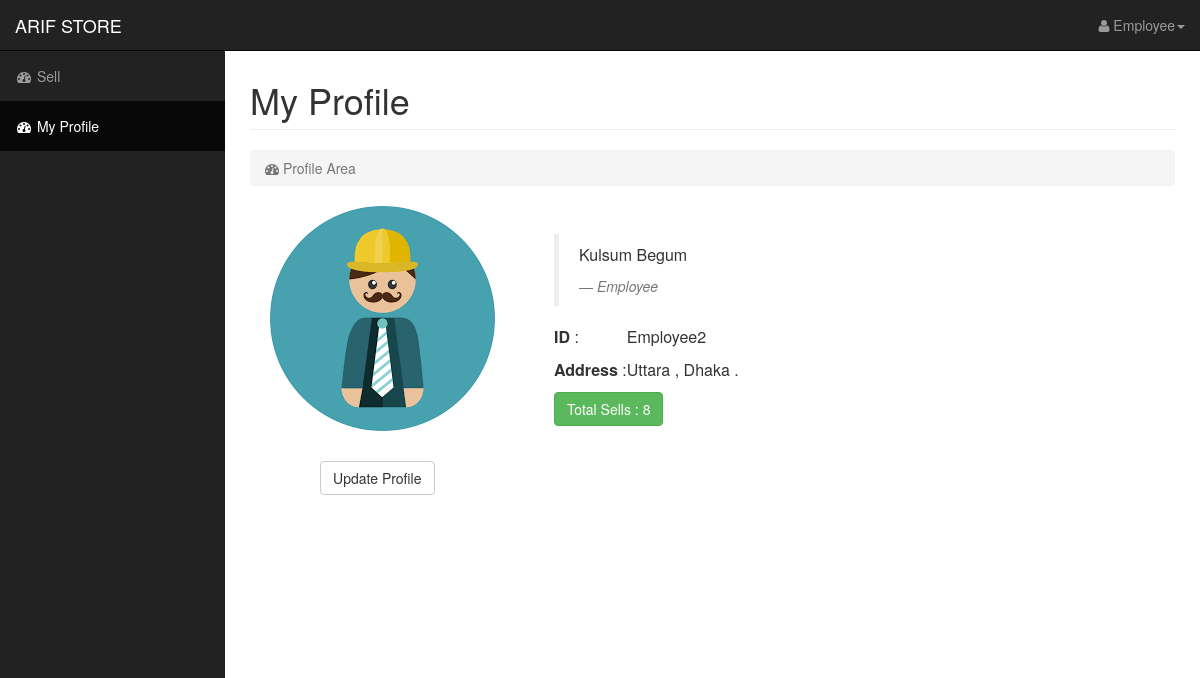
/arifstore/employee/myprofile.php (signed in), run on the app's committed database.
### tables this page shows
CREATE TABLE `users` (
  `user_name` varchar(30) NOT NULL,
  `user_id` varchar(30) NOT NULL,
  `user_type` varchar(30) NOT NULL,
  `user_pass` varchar(30) NOT NULL,
  `user_address` varchar(120) NOT NULL
);

### arifstore/employee/myprofile.php (the view, shortened to what this page needs)
<?php include '../config.php'; ?>
<!DOCTYPE html>
<html lang="en">
<head>
    <link href="../css/bootstrap.min.css" rel="stylesheet">
    <link href="../css/sb-admin.css" rel="stylesheet">
    <link href="../css/plugins/morris.css" rel="stylesheet">
    <link href="../font-awesome/css/font-awesome.min.css" rel="stylesheet" type="text/css">
    <link href="../style.css" rel="stylesheet">
</head>
<body>
    <div id="wrapper">
        <nav class="navbar navbar-inverse navbar-fixed-top" role="navigation">
            <div class="navbar-header">
                <a class="navbar-brand" href="dashboard.php">ARIF STORE</a>
            </div>
            <ul class="nav navbar-right top-nav">
                <li class="dropdown">
                    <a href="#" class="dropdown-toggle" data-toggle="dropdown"><i class="fa fa-user"></i> <?php echo $_SESSION["user"]?><b class="caret"></b></a>
                </li>
            </ul>
            <div class="collapse navbar-collapse navbar-ex1-collapse">
                <ul class="nav navbar-nav side-nav">
                    <li>
                        <a href="sell.php"><i class="fa fa-fw fa-dashboard"></i> Sell</a>
                    </li>
					<li  class="active">
                        <a href="myprofile.php"><i class="fa fa-fw fa-dashboard"></i> My Profile</a>
                    </li>
                </ul>
            </div>
        </nav>
        <div id="page-wrapper">
            <div class="container-fluid">
				<div class="row">
                    <div class="col-lg-12">
                        <h1 class="page-header">
                            My Profile <small></small>
                        </h1>
                        <ol class="breadcrumb">
                            <li class="active">
                                <i class="fa fa-dashboard"></i> Profile Area
                            </li>
                        </ol>
                    </div>
                </div>
                <div class="row user_profile">
					<?php
						 $id = $_SESSION["user_id"];
						 $getselect = $mysqli->query("SELECT * FROM users WHERE user_id = '$id'");
                         $product=mysqli_fetch_assoc($getselect) ;
					?>
					<div class="span2">
					  <img src="../images/employee.png"  alt="" class="img-rounded">
					</div>
					<div class="span4">
					  <blockquote>
						<p><?php echo $product['user_name']; ?></p>
						<small><cite title="Source Title"><?php echo $product['user_type']; ?><i class="icon-map-marker"></i></cite></small>
					  </blockquote>
					  <table>
					  <tr><td><p><b>ID  </b> :</p></td><td><p>	<?php echo $product['user_id']; ?></p></td></tr>
					  <tr><td><p><b>Address  </b> :</p></td><td><p>	 <?php echo $product['user_address']; ?></p></td></tr>
					 </table>
					 <?php
						 $getselect = $mysqli->query("SELECT count(purchase_id) as t FROM total_purchase WHERE user_id = '$id'");
                         $product=mysqli_fetch_assoc($getselect) ;
					?>
						<button type="button" class="btn btn-success"><?php echo "Total Sells : ". $product['t']; ?></button>
					</div>
				</div>
				<div class="row button_update">
					 <form class="form-inline" action="updateprofile.php">
						<button type="submit" class="btn btn-default">Update Profile</button>
					</form>
				</div>
			</div>
    </div>
</body>
</html>

### arifstore/css/sb-admin.css (style rules this page uses)
body { margin-top: 100px; background-color: #222; }
@media (min-width:768px) { body { margin-top: 50px; } }
#wrapper { padding-left: 0; }
#page-wrapper { width: 100%; padding: 0; background-color: #fff; }
@media (min-width:768px) { #wrapper { padding-left: 225px; } }
@media (min-width:768px) { #page-wrapper { padding: 10px; } }
.top-nav { padding: 0 15px; }
.top-nav>li { display: inline-block; float: left; }
.top-nav>li>a { padding-top: 15px; padding-bottom: 15px; line-height: 20px; color: #999; }
@media (min-width:768px) { .side-nav { position: fixed; top: 51px; left: 225px; width: 225px; margin-left: -225px; border: none; border-radius: 0; overflow-y: auto; background-color: #222; bottom: 0; overflow-x: hidden; padding-bottom: 40px; } }
@media (min-width:768px) { .side-nav>li>a { width: 225px; } }

### arifstore/style.css (style rules this page uses)
body { background-color: #fff; margin-top:30px }
.span2 { width: 227px;float: left; }
.span4 { margin-left: 284px;margin-top: 28px; }
.user_profile { margin-left:20px }
.user_profile p { font-size:16px }
.container-fluid { min-height: 600px; }
.button_update { margin:30px 70px }

### data on the page
users: user_name "Kulsum Begum", user_type "Employee", user_id "Employee2", user_address "Uttara , Dhaka ."

### other printed values
$_SESSION["user"] "Employee"
$product['t'] "8"
